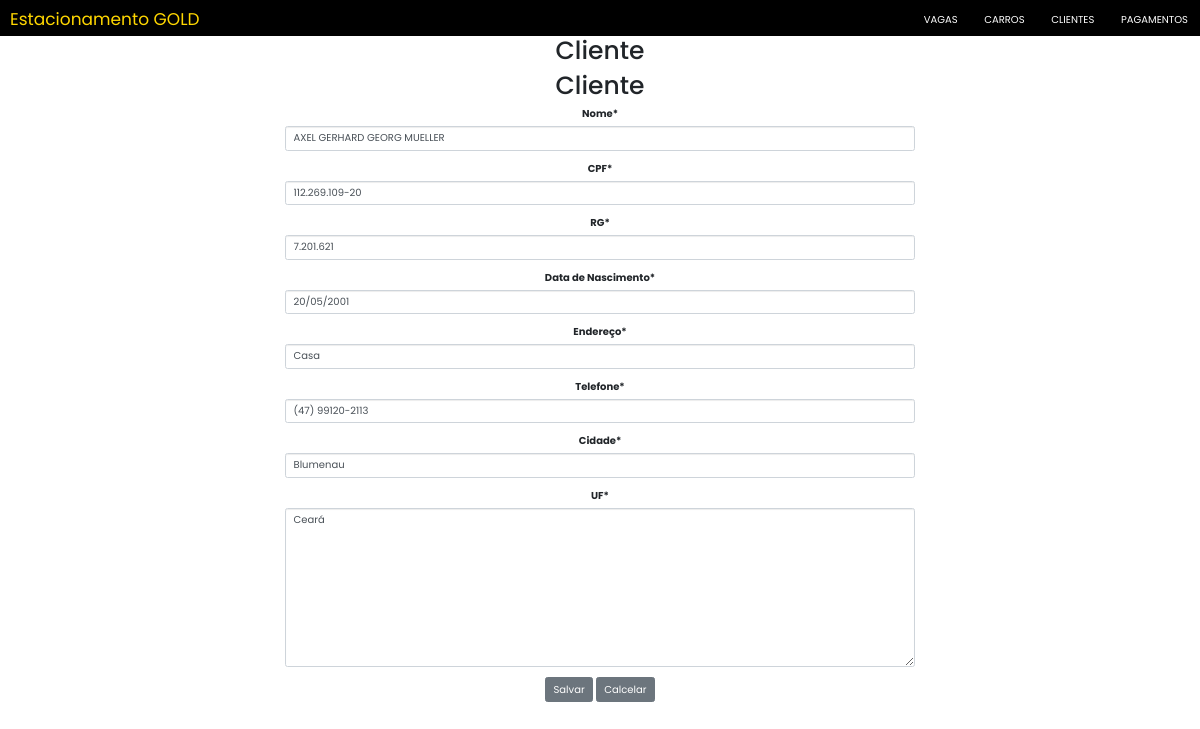
The page /clientes/update/1/ on the database as committed earlier.
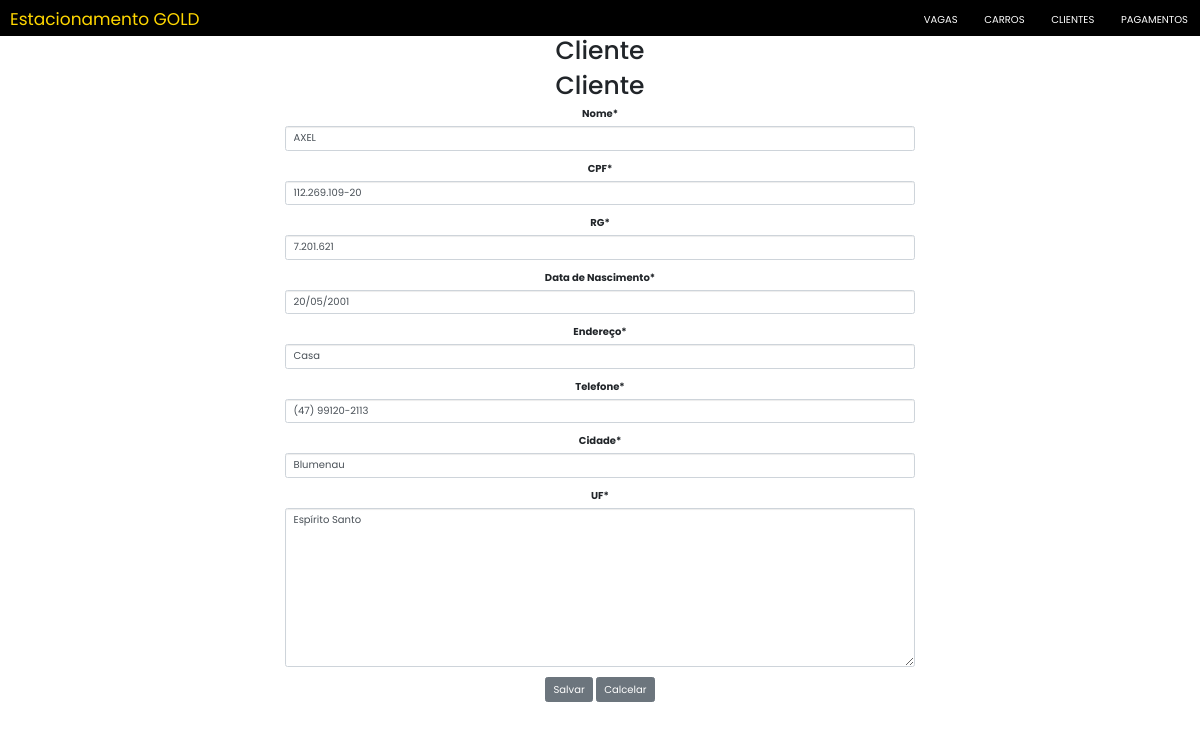
The same page on the database as committed later.
### mainClientes/models.py (models this page shows, shortened)
class Cliente(models.Model):
    nome = models.CharField(max_length=255)
    cpf = models.CharField(max_length=14, unique=True, verbose_name="CPF")
    rg = models.CharField(max_length=10, verbose_name="RG")
    data_nascimento = models.DateField(verbose_name="Data de Nascimento")
    endereco = models.CharField(max_length=80, verbose_name="Endereço")
    telefone = models.CharField(max_length=15, verbose_name="Telefone")
    cidade = models.CharField(max_length=50, verbose_name="Cidade")
    uF = EnumChoiceField(EnumUF)
    dataHoraCadastro = models.DateTimeField(
        auto_now_add=True, editable=False, verbose_name="Data e Hora Cadastro")
    dataHoraAlteracao = models.DateTimeField(
        auto_now=True, editable=False, verbose_name="Data e Hora Alteração")

### mainClientes/views.py (the view)
# urls.py: path("update/<int:pk>/", views.ClienteUpdate.as_view(), name="update"),
class ClienteUpdate(UpdateView):
    model = Cliente
    fields = '__all__'
    success_url = reverse_lazy('mainClientes:list')

### mainClientes/templates/mainClientes/cliente_form.html (shortened to what this page needs)
{% extends 'Estacionamento/base.html' %}
{% load static %}
{% load crispy_forms_tags %}
{% block titleBody %}Cliente{% endblock %}
{% block content %}
<div style="text-align:center; margin-left: 25%; margin-right: 25%">
    <h1> Cliente </h1>
    <form class="form-horizontal" method="post" action".">
        {{form|crispy}}
        <input type="submit" class="btn btn-secondary" value="Salvar">
        <input type="reset" class="btn btn-secondary" value="Calcelar" onclick="location.href = '{% url 'mainClientes:list' %}'">
    </form>
</div>
{% endblock %}

Rows that differ between the two databases and show on the page:
changed Cliente "Casa": nome "AXEL GERHARD GEORG MUELLER" → "AXEL"; uF "Ceará" → "Espírito Santo"
